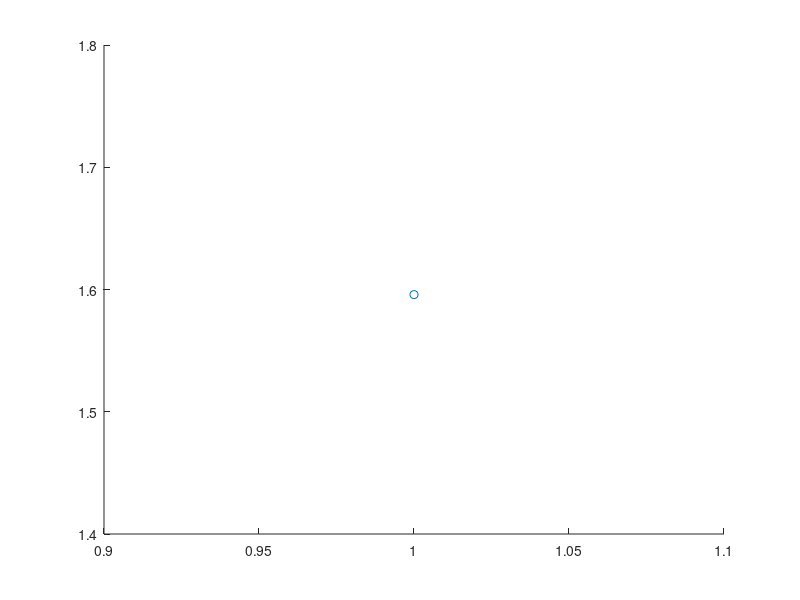

MATLAB code for this plot: (Note: this script raises an error after producing the figure.)
%Evolutionary Algorithm Example
% Dr. David Mueller
% Computational Intelligence - Fall 2017
%
% METHODS:
%   * Representation: Binary
%   * Selection: Elitist, Rank Selection
%   * Mating/Variation: Single Point Binary Crossover

%initialize parameters
gen = 200;
pop = 40;
parents = pop/2;
trials = 200;
precision = 8;


%generate random initial population
candidate.binx = rand(pop,precision)>0.5;                   %generate binary representation
candidate.x = 10*(bi2de(candidate.binx)/(2^precision-1))-5; %convert binary representation to real [-5,5]
candidate.biny = rand(pop,precision)>0.5;
candidate.y = 10*(bi2de(candidate.biny)/(2^precision-1))-5;

figure; hold on;

for i = 1:gen 
   %evaluate objective/fitness
   for j = 1:pop
       candidate.fit(j) = exp(-((candidate.x(j)-3)^2+(candidate.y(j)-3)^2)/5) + 0.8*exp(-(candidate.x(j)^2+(candidate.y(j)+3)^2)/5) + 0.2*(cos(candidate.x(j)*pi/2)+cos(candidate.y(j)*pi/2)) + 0.5; 
   end
   
   %select parents - method here is rank selection; purely elitist
   [~,I] = sort(candidate.fit,'descend');
   newcand.binx(1:parents,:) = candidate.binx(I(1:parents),:);
   newcand.biny(1:parents,:) = candidate.biny(I(1:parents),:);
   
   scatter(i,candidate.fit(I(1)));
   drawnow
   
   %create offspring - method is elitist, create 2 offspring from top 100
   % parents (#1 mates with #51, #2 with #52, etc.)
   for j = 1:parents/2
%        crosspoint = randi([1 precision],1,1); %single point crossover
%        newcand.binx(parents+2*j-1,:) = [newcand.binx(j,1:crosspoint),newcand.binx(j+parents/2,crosspoint+1:precision)];
%        newcand.binx(parents+2*j,:) = [newcand.binx(j+parents/2,1:crosspoint),newcand.binx(j,crosspoint+1:precision)];
%        crosspoint = randi([1 precision],1,1);
%        newcand.biny(parents+2*j-1,:) = [newcand.biny(j,1:crosspoint),newcand.biny(j+parents/2,crosspoint+1:precision)];
%        newcand.biny(parents+2*j,:) = [newcand.biny(j+parents/2,1:crosspoint),newcand.biny(j,crosspoint+1:precision)];
        p1x = newcand.binx(j,:);
        p1y = newcand.biny(j,:);
        p2x = newcand.binx(j+parents/2, :);
        p2y = newcand.biny(j+parents/2, :);
        [child1, child2] = SinglePointCrossOver(p1x, p2x, p2x, p2y, precision);
        newcand.binx(parents+2*j-1, :) = child1.binx;
        newcand.biny(parents+2*j-1, :) = child1.biny;
        newcand.binx(parents+2*j, :) = child2.binx;
        newcand.biny(parents+2*j, :) = child2.biny;
   end
   
   %convert children to real values [-5,5]
   newcand.x = 10*(bi2de(newcand.binx)/(2^precision-1))-5;
   newcand.y = 10*(bi2de(newcand.biny)/(2^precision-1))-5;
   
   %copy selected parents and new children to candidate population
   candidate = newcand;
end